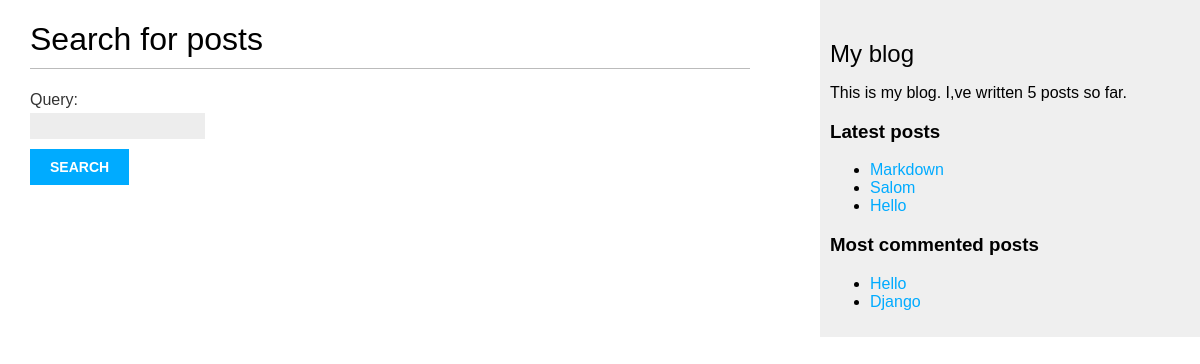
The app's page /search/ with its own data.
### BlogApp/models.py (models this page shows, shortened)
class Post(models.Model):
    DoesNotExist = None
    tags = TaggableManager()
    class Status(models.TextChoices):
        DRAFT = 'DF', 'Draft'
        PUBLISHED = 'PB', 'Published'
    title = models.CharField(max_length=250)
    slug = models.SlugField(max_length=250, unique_for_date='publish')
    author = models.ForeignKey(User,
                               on_delete=models.CASCADE,
                               related_name='blog_posts')
    body = models.TextField()
    publish = models.DateTimeField(default=timezone.now)
    created = models.DateTimeField(auto_now_add=True)
    updated = models.DateTimeField(auto_now=True)
    status = models.CharField(max_length=2,
                              choices=Status.choices,
                              default=Status.DRAFT)
    objects = models.Manager()
    published = PublishedManager()
    class Meta:
        ordering = ['-publish']
    indexes = [
        models.Index(fields=['-publish']),
    ]
    def get_absolute_url(self):
        return reverse('blog:post_detail',
                       args=[self.publish.year,
                             self.publish.month,
                             self.publish.day,
                             self.slug])

### BlogApp/views.py (the view, shortened to what this page needs)
# urls.py: path('search/', views.post_search, name='post_search'),
def post_search(request):
    form = SearchFrom()
    query = None
    results = []
    return render(request, 'post/search.html', {'form': form,
                                                'query': query,
                                                'results': results})

### BlogApp/forms.py
class SearchFrom(forms.Form):
    query = forms.CharField()

### BlogApp/models.py (called while the page is built)
    def get_queryset(self):
        return super().get_queryset().filter(status=Post.Status.PUBLISHED)

### BlogApp/templatetags/blog_tags.py (called while the page is built)
@register.simple_tag
def total_posts():
    return Post.published.count()

@register.inclusion_tag('post/latest_posts.html')
def show_latest_posts(count=5):
    latest_posts = Post.published.order_by('-publish')[:count]
    return {'latest_posts': latest_posts}

@register.simple_tag
def get_most_commented_posts(count=2):
    return Post.published.annotate(
        total_comments=Count('comment')
    ).order_by('-total_comments')[:count]

### templates/post/search.html (shortened to what this page needs)
{% extends "base.html" %}
{% load blog_tags %}
{% block content %}
  {% if query %}
      <h1>Posts containing "{{ query }}"</h1>
      <h3>
        {% with results.count as total_results %}
        Found {{ total_results }} result{{ total_results|pluralize }}
    {% endwith %}
      </h3>
    {% for post in results %}
        <h4>
          <a href="{{ post.get_absolute_url }}">
            {{ post.title }}
          </a>
        </h4>
        {{ post.body|markdown|truncatewords_html:12 }}
    {% empty %}
        <p>There are no results for your query.</p>
    {% endfor %}
    <p><a href="{% url 'blog:post_search' %}">Search again</a></p>
  {% else %}
    <h1>Search for posts</h1>
    <form method="get">
      {{ form.as_p }}
      <input type="submit" value="Search">
    </form>
  {% endif %}
{% endblock %}

### templates/base.html (shortened to what this page needs)
{% load blog_tags %}
{% load static %}
<!DOCTYPE html>
<html>
<head>
  <link href="{% static 'css/blog.css' %}" rel="stylesheet">
</head>
<body>
  <div id="content">
    {% block content %}
    {% endblock %}
  </div>
  <div id="sidebar">
    <h2>My blog</h2>
    <p>This is my blog.
    I,ve written {% total_posts %} posts so far.
    </p>
    <h3>Latest posts</h3>
    {% show_latest_posts 3 %}
    <h3>Most commented posts</h3>
    {% get_most_commented_posts as most_commented_posts %}
    <ul>
      {% for post in most_commented_posts %}
      <li>
        <a href="{{ post.get_absolute_url }}">{{ post.title }}</a>
      </li>
      {% endfor %}
    </ul>
  </div>
</body>
</html>

### templates/post/latest_posts.html
<ul>
  {% for post in latest_posts %}
  <li>
    <a href="{{ post.get_absolute_url }}">{{ post.title }}</a>
  </li>
  {% endfor %}
</ul>

### static/css/blog.css (style rules this page uses)
body { margin:0; padding:0; font-family:helvetica, sans-serif; }
a { color:#00abff; text-decoration:none; }
h1 { font-weight:normal; border-bottom:1px solid #bbb; padding:0 0 10px 0; }
h2 { font-weight:normal; margin:30px 0 0; }
#content { float:left; width:60%; padding:0 0 0 30px; }
#sidebar { float:right; width:30%; padding:10px; background:#efefef; height:100%; }
label { float:left; clear:both; color:#333; margin-bottom:4px; }
input, textarea { clear:both; float:left; margin:0 0 10px; background:#ededed; border:0; padding:6px 10px; font-size:12px; }
input[type=submit] { font-weight:bold; background:#00abff; color:#fff; padding:10px 20px; font-size:14px; text-transform:uppercase; }

### records on screen
Post: title "Markdown"
Post: title "Salom"
Post: title "Hello"
Post: title "Django"
